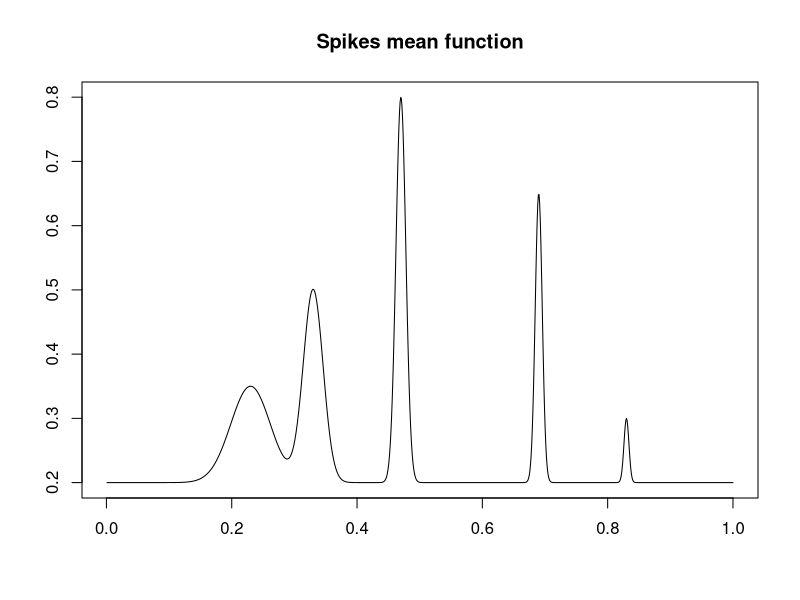
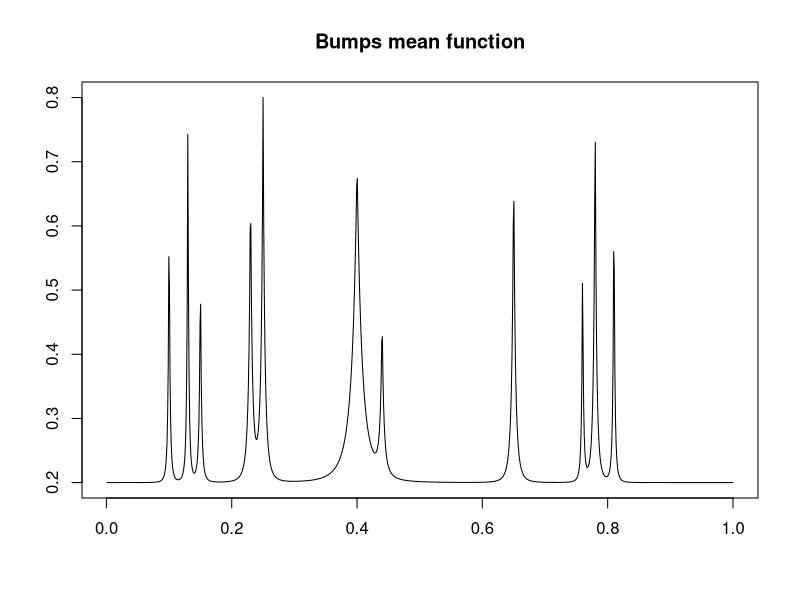
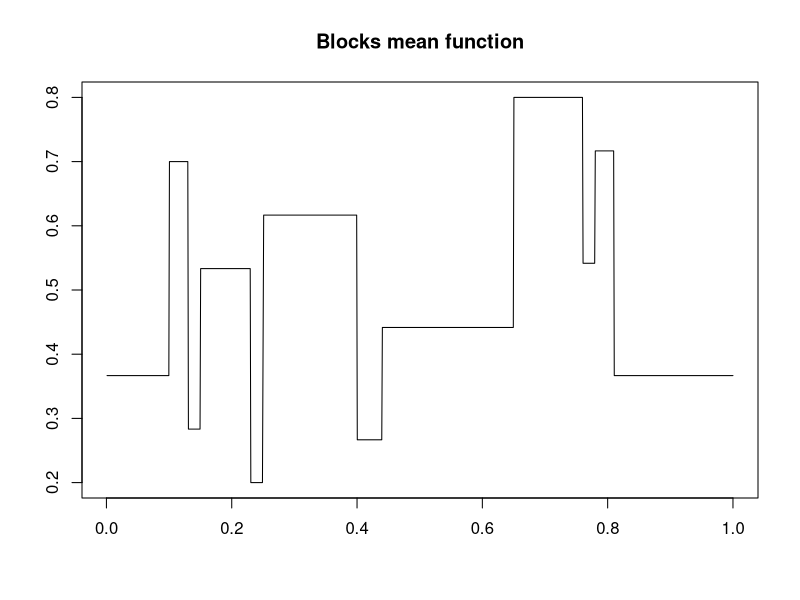
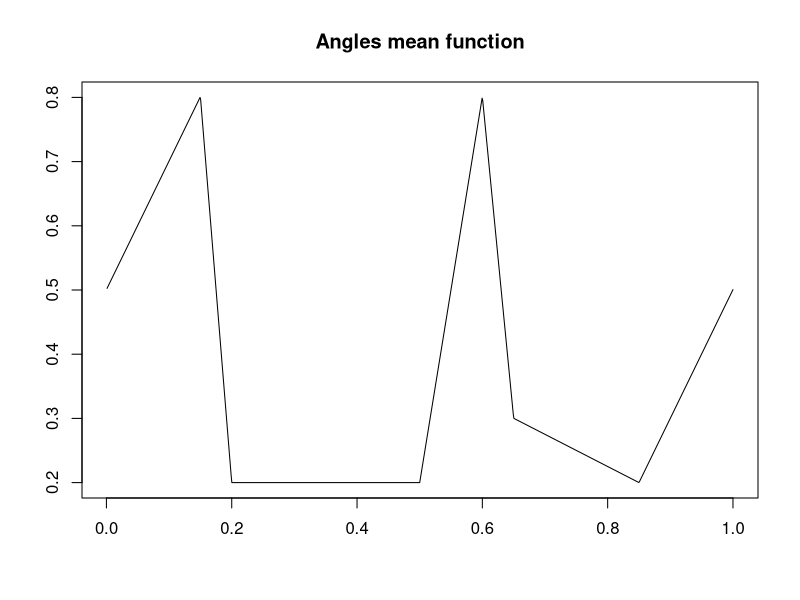
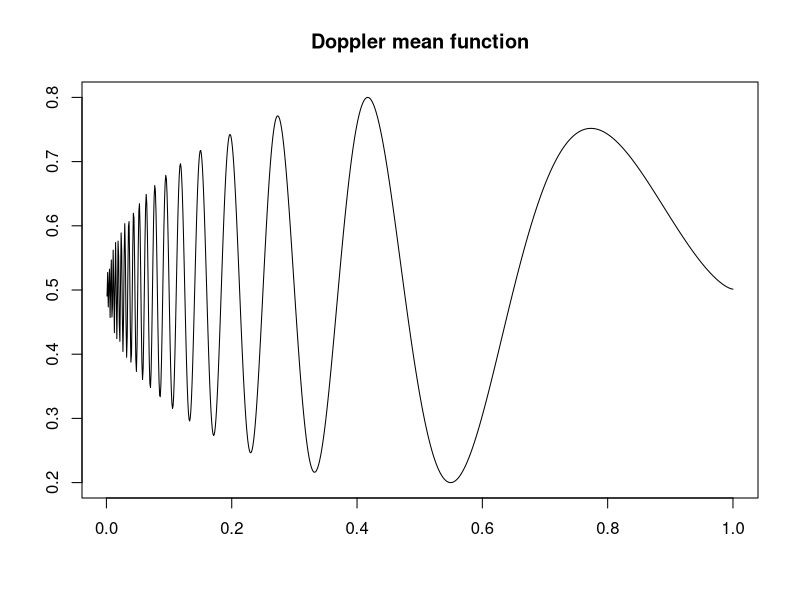
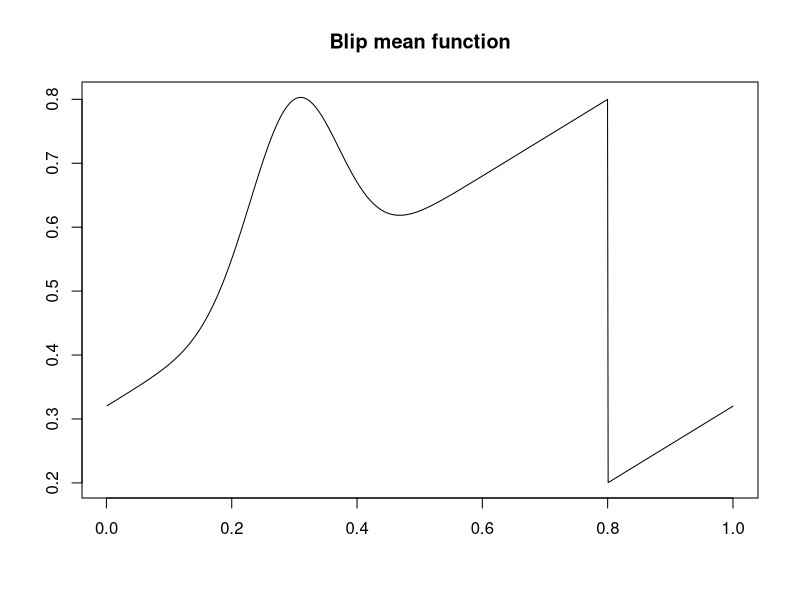
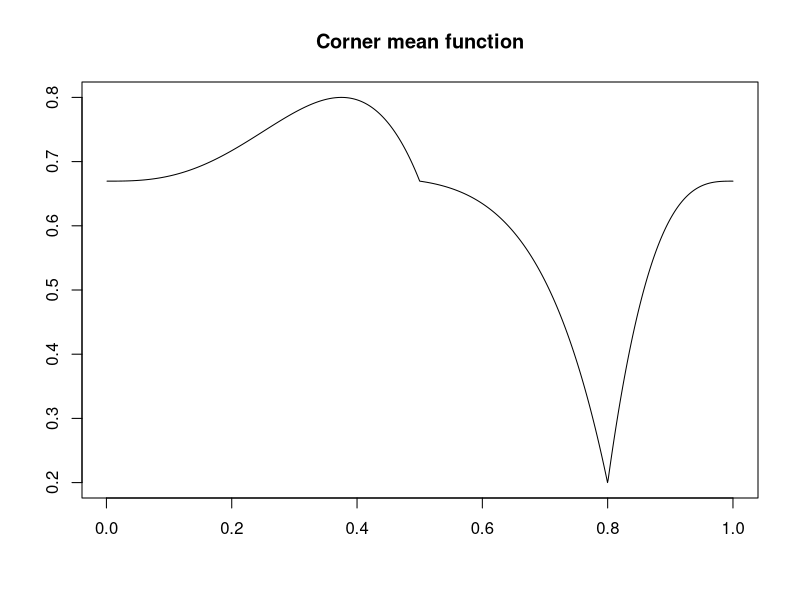
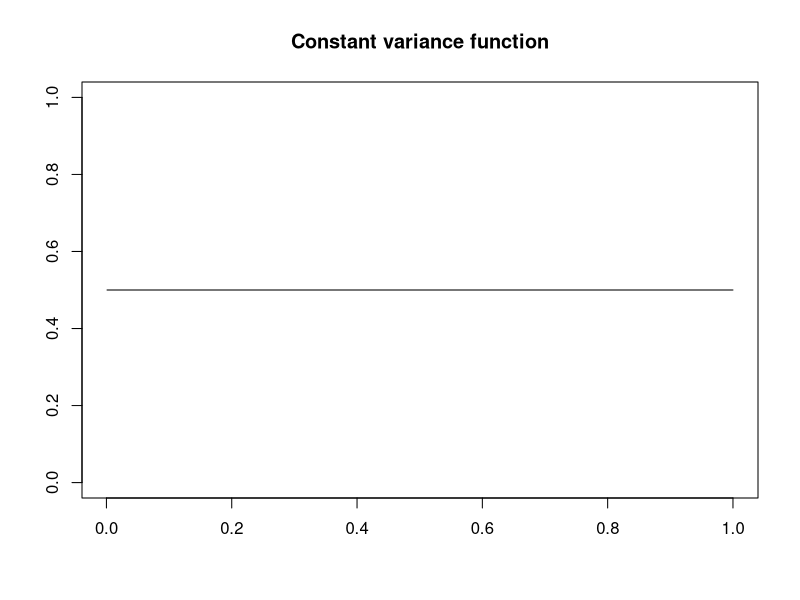

The R source for these figures, in order:
# This script creates plots showing the mean and variance functions
# used to simulate the data.

# SCRIPT PARAMETERS
# -----------------
n = 1024
t = 1:n/n

# GENERATE THE SIGNALS
# --------------------
spike.f = function(x)
  (0.75 * exp(-500 * (x - 0.23)^2) +
   1.5  * exp(-2000 * (x - 0.33)^2) +
   3    * exp(-8000 * (x - 0.47)^2) + 
   2.25 * exp(-16000 * (x - 0.69)^2) +
   0.5 * exp(-32000 * (x - 0.83)^2))
mu.s = spike.f(t)

pos = c(0.1, 0.13, 0.15, 0.23, 0.25, 0.4, 0.44, 0.65, 0.76, 0.78, 0.81)
hgt = 2.97/5 * c(4, 5, 3, 4, 5, 4.2, 2.1, 4.3, 3.1, 5.1, 4.2)
wth = c(0.005, 0.005, 0.006, 0.01, 0.01, 0.03, 0.01, 0.01, 0.005, 0.008, 0.005)
mu.b = rep(0, n)
for (j in 1:length(pos))
  mu.b = mu.b + hgt[j]/((1 + (abs(t - pos[j])/wth[j]))^4)

dop.f      = function(x) sqrt(x * (1 - x)) * sin((2 * pi * 1.05)/(x + 0.05))
mu.dop     = dop.f(t)
mu.dop     = 3/(max(mu.dop) - min(mu.dop)) * (mu.dop - min(mu.dop))
mu.dop.var = 10 * dop.f(t)
mu.dop.var = mu.dop.var - min(mu.dop.var)

sig = ((2 * t + 0.5) * (t <= 0.15)) +
      ((-12 * (t - 0.15) + 0.8) * (t > 0.15 & t <= 0.2)) +
      0.2 * (t > 0.2 & t <= 0.5) + 
      ((6 * (t - 0.5) + 0.2) * (t > 0.5 & t <= 0.6)) +
      ((-10 * (t - 0.6) + 0.8) * (t > 0.6 & t <= 0.65)) +
      ((-0.5 * (t - 0.65) + 0.3) * (t > 0.65 & t <= 0.85)) +
      ((2 * (t - 0.85) + 0.2) * (t > 0.85))
mu.ang = 3/5 * ((5/(max(sig) - min(sig))) * sig - 1.6) - 0.0419569

heavi = 4 * sin(4 * pi * t) - sign(t - 0.3) - sign(0.72 - t)
mu.hs = heavi/sqrt(var(heavi)) * 1 * 2.99/3.366185
mu.hs = mu.hs - min(mu.hs)

pos    = c(0.1, 0.13, 0.15, 0.23, 0.25, 0.4, 0.44, 0.65, 0.76, 0.78, 0.81)
hgt    = 2.88/5 * c(4, (-5), 3, (-4), 5, (-4.2), 2.1, 4.3, (-3.1), 2.1, (-4.2))
mu.blk = rep(0, n)
for (j in 1:length(pos))
  mu.blk = mu.blk + (1 + sign(t - pos[j])) * (hgt[j]/2)

mu.cblk = mu.blk
mu.cblk[mu.cblk < 0] = 0

mu.blip = (0.32 + 0.6 * t +
           0.3 * exp(-100 * (t - 0.3)^2)) * (t >= 0 & t <= 0.8) +
  (-0.28 + 0.6 * t + 0.3 * exp(-100 * (t - 1.3)^2)) * (t > 0.8 & t <= 1)

mu.cor = 623.87 * t^3 * (1 - 2 * t) * (t >= 0 & t <= 0.5) +
         187.161 * (0.125 - t^3) * t^4 * (t > 0.5 & t <= 0.8) +
         3708.470441 * (t - 1)^3 * (t > 0.8 & t <= 1)
mu.cor = (0.6/(max(mu.cor) - min(mu.cor))) * mu.cor
mu.cor = mu.cor - min(mu.cor) + 0.2

mu.sp   = (1 + mu.s)/5
mu.bump = (1 + mu.b)/5
mu.blk  = 0.2 + 0.6 * (mu.blk - min(mu.blk))/max(mu.blk - min(mu.blk))
mu.ang  = (1 + mu.ang)/5
mu.dop  = (1 + mu.dop)/5
mu.blip = mu.blip
mu.cor  = mu.cor

var1 = rep(1, n)
var2 = (1e-02 + 4 * (exp(-550 * (t - 0.2)^2) +
                     exp(-200 * (t - 0.5)^2) +
                     exp(-950 * (t - 0.8)^2)))
var3 = (1e-02 + 2 * mu.dop.var)
var4 = 1e-02 + mu.b
var5 = 1e-02 + 1 * (mu.cblk - min(mu.cblk))/max(mu.cblk)

var1 = var1/2
var2 = var2/max(var2)
var3 = var3/max(var3)
var4 = var4/max(var4)
var5 = var5/max(var5)

# PLOT THE SIGNAL MEANS
# ---------------------
plot(t,mu.sp,xlab = "",ylab = "",type = "l",main = "Spikes mean function")
invisible(readline(prompt = "Press [enter] to continue analysis... "))
plot(t,mu.bump,xlab = "",ylab = "",type = "l",main = "Bumps mean function")
invisible(readline(prompt = "Press [enter] to continue analysis... "))
plot(t,mu.blk,xlab = "",ylab = "",type = "l",main = "Blocks mean function")
invisible(readline(prompt = "Press [enter] to continue analysis... "))
plot(t,mu.ang,xlab = "",ylab = "",type = "l",main = "Angles mean function")
invisible(readline(prompt = "Press [enter] to continue analysis... "))
plot(t,mu.dop,xlab = "",ylab = "",type = "l",main = "Doppler mean function")
invisible(readline(prompt = "Press [enter] to continue analysis... "))
plot(t,mu.blip,xlab = "",ylab = "",type = "l",main = "Blip mean function")
invisible(readline(prompt = "Press [enter] to continue analysis... "))
plot(t,mu.cor,xlab = "",ylab = "",type = "l",main = "Corner mean function")
invisible(readline(prompt = "Press [enter] to continue analysis... "))

# PLOT THE SIGNAL VARIANCES
# -------------------------
plot(t,var1,xlab = "",ylab = "",ylim = c(0,1),type = "l",
     main = "Constant variance function")
invisible(readline(prompt = "Press [enter] to continue analysis... "))
plot(t,var2,xlab = "",ylab = "",type = "l",
     main = "Triple exponential variance function")
invisible(readline(prompt = "Press [enter] to continue analysis... "))
plot(t,var3,xlab = "",ylab = "",type = "l",main = "Doppler variance function")
invisible(readline(prompt = "Press [enter] to continue analysis... "))
plot(t,var4,xlab = "",ylab = "",type = "l",main = "Bumps variance function")
invisible(readline(prompt = "Press [enter] to continue analysis... "))
plot(t,var5,xlab = "",ylab = "",type = "l",main = "Clipped variance function")
